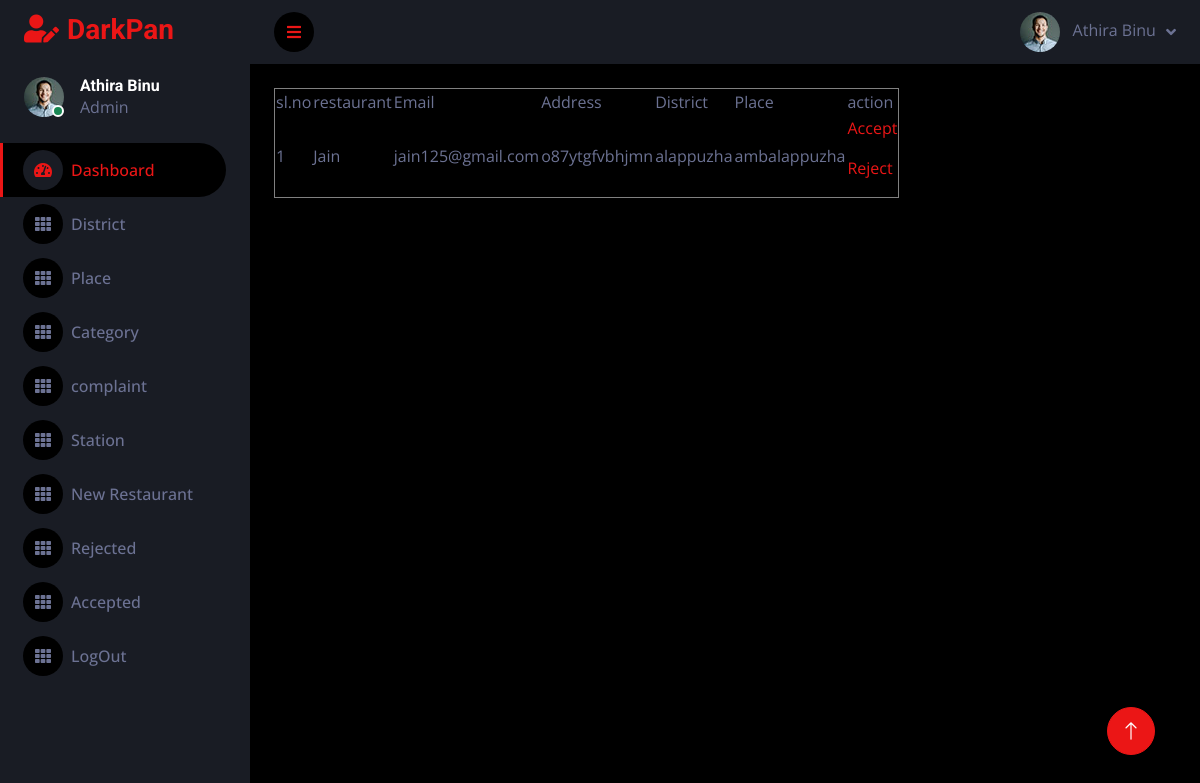
Screenshot of /PROJECT/Admin/NewRestaurant.php (signed in) with the database file from the repository.
### tables this page shows
CREATE TABLE `tbl_rest` (
  `rest_id` int(11) NOT NULL,
  `rest_name` varchar(30) NOT NULL,
  `rest_email` varchar(30) NOT NULL,
  `rest_contact` varchar(30) NOT NULL,
  `rest_address` varchar(255) NOT NULL,
  `rest_photo` varchar(50) NOT NULL,
  `rest_proof` varchar(50) NOT NULL,
  `place_id` int(11) NOT NULL,
  `rest_status` int(11) NOT NULL DEFAULT 0,
  `rest_password` varchar(50) NOT NULL
);

CREATE TABLE `tbl_district` (
  `district_id` int(11) NOT NULL,
  `district_name` varchar(30) NOT NULL
);

CREATE TABLE `tbl_place` (
  `place_id` int(11) NOT NULL,
  `place_name` varchar(30) NOT NULL,
  `district_id` int(11) NOT NULL
);

### PROJECT/Admin/NewRestaurant.php (the view, shortened to what this page needs)
<?php
include('../Assets/Connection/Connection.php');
include("Head.php");
		?>
<!DOCTYPE html>
<html lang="en">
<head>
</head>
<body>
<table  border="1">
  <tr>
    <td>sl.no</td>
    <td>restaurant </td>
    <td>Email </td>
    <td>Address </td>
    <td>District </td>
    <td>Place </td>
    <td>action</td>
  </tr>
  <?php
  $selQry="select * from tbl_rest r inner join tbl_place p on p.place_id=r.place_id inner join tbl_district d on  d.district_id=p.district_id where r.rest_status = 0";
  $result=$con->query($selQry);
  $i=0;
  while($row=$result->fetch_assoc())
  { $i++;
    ?>
    <tr>
      <td><?php echo $i; ?></td>
      <td><?php echo $row["rest_name"];?> </td>
      <td><?php echo $row["rest_email"];?> </td>
      <td><?php echo $row["rest_address"];?> </td>
      <td><?php echo $row["district_name"];?> </td>
      <td><?php echo $row["place_name"];?> </td>
      <td><p>
        <a href="NewRestaurant.php?aid=<?php echo $row["rest_id"]; ?>">Accept</a></p>
        <a href="NewRestaurant.php?rid=<?php echo $row["rest_id"]; ?>">Reject</a></p>
    </td>
     <?php
  }
  ?>
</table>
</body>
</html>
<?php
include("Foot.php");
?>

### PROJECT/Assets/Templates/Admin/css/style.css (style rules this page uses)
:root { --primary: #EB1616; --secondary: #191C24; --light: #6C7293; --dark: #000000; }

### rows the page displays
tbl_rest: rest_name "Jain", rest_email "jain125@gmail.com", rest_address "o87ytgfvbhjmn", tbl_district.district_name "alappuzha", place.place_name "ambalappuzha"
